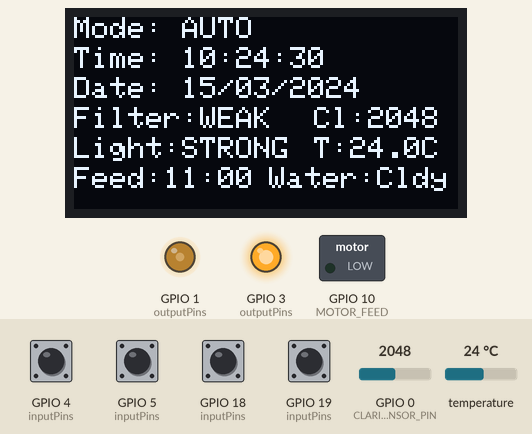
The sketch below on a simulated ESP32. Shown: 128×64 one-colour display, switched loads named in the sketch (green lamp = pin HIGH), output pins drawn as LEDs (lit = HIGH). Inputs (shaded band) come from the test bench; at power-on: GPIO 4 (inputPins), GPIO 5 (inputPins), GPIO 18 (inputPins), GPIO 19 (inputPins) HIGH, GPIO 0 (CLARITY_SENSOR_PIN) = 2048, temperature 24 °C. The local clock reads 2024-03-15 10:24:30 at power-on unless the sketch sets it; what the sketch prints to the serial monitor is not drawn.

Above: at 1.2 s.
1.3 s: GPIO 0 (CLARITY_SENSOR_PIN) set to 2962
At 4.5 s:
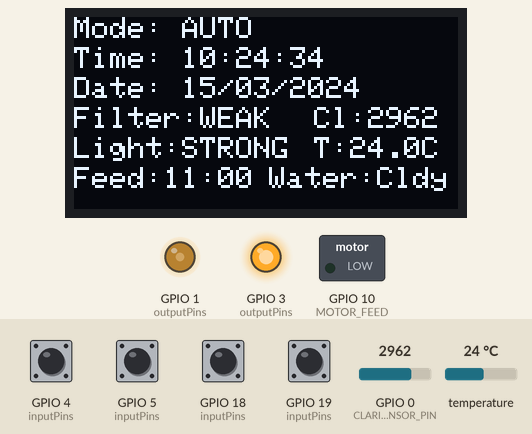
4.7 s: GPIO 0 (CLARITY_SENSOR_PIN) set to 3064
At 7.0 s:
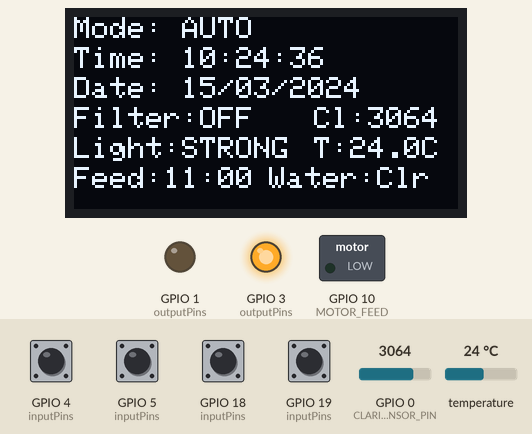
9.4 s: temperature set to 29.6 °C
At 11.5 s:
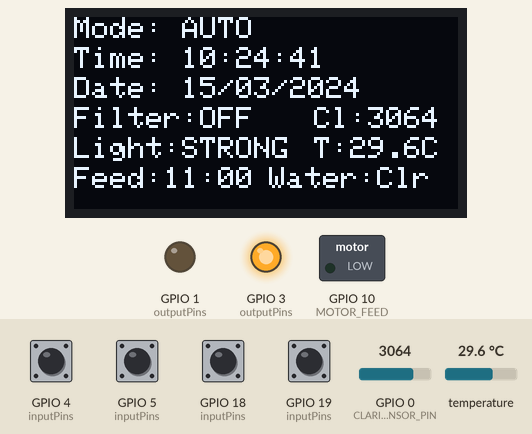
11.7 s: temperature set to 30.8 °C
At 13.5 s:
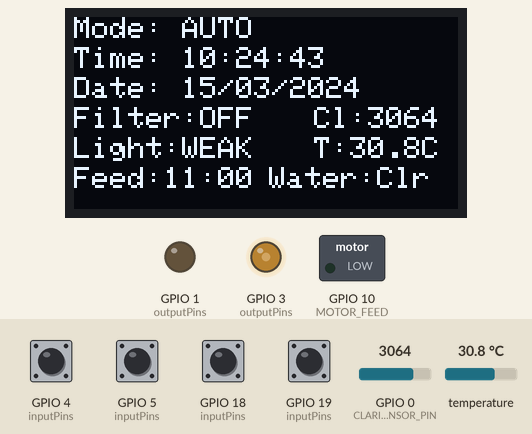
16.4 s: GPIO 19 (inputPins) pulled LOW for 1.55 s
At 19.0 s:
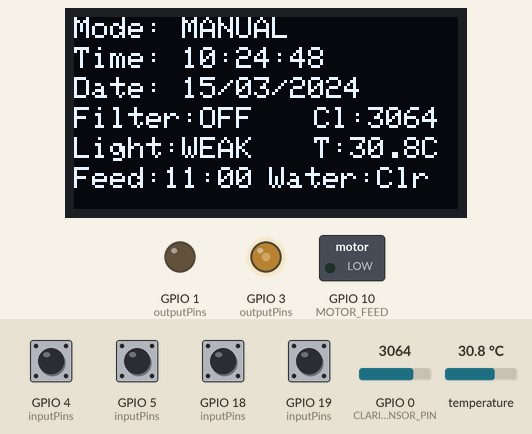
21.6 s: GPIO 5 (inputPins) pulled LOW for 1.55 s
At 23.1 s:
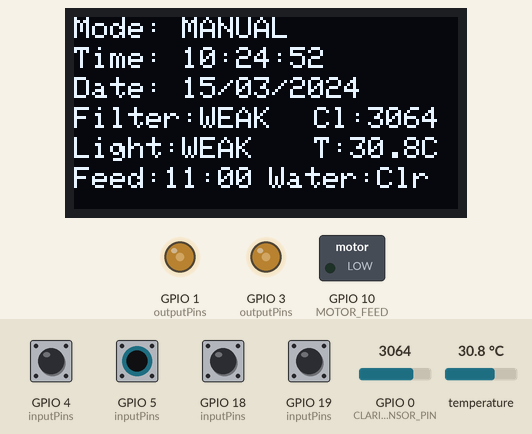
Timing chart, 0 to 24.6 s (numbered marks = the images above; inputs shaded):
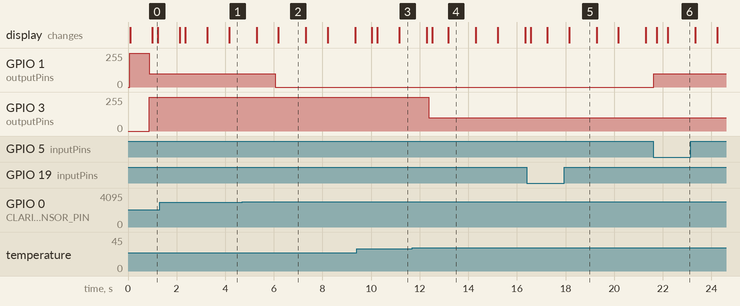

Measured:
- the behaviour switches between 3000 and 3001 on GPIO 0 (CLARITY_SENSOR_PIN) (found by bisection; images 1 and 2)
- the behaviour switches between 29.9 and 30 °C on temperature (found by bisection; images 3 and 4)
- after the input at 4.7 s, GPIO 1 (outputPins): 100/255 → 0/255 after 1.4 s; the display: first differs from a run without the input after 1.5 s (image 2)
- after the input at 11.7 s, GPIO 3 (outputPins): 255/255 → 100/255 after 0.68 s; the display: first differs from a run without the input after 0.81 s (image 4 shows a later state)
- after the input at 16.4 s, the display: first changes after 0.17 s (image 5 shows a later state)
- after the input at 21.6 s, GPIO 1 (outputPins): 0/255 → 100/255 at once; the display: first changes after 0.16 s (image 6 shows a later state)
- what the display in image 2 shows lasts 1.1 s, from 6.2 s to 7.3 s

The sketch:

main.ino
```cpp
#include <Wire.h>
#include <Adafruit_GFX.h>
#include <Adafruit_SH110X.h>
#include <RTClib.h>
#include <OneWire.h>
#include <DallasTemperature.h>
#include <freertos/FreeRTOS.h>
#include <freertos/task.h>
#include <freertos/queue.h>


const uint8_t BUTTON_MODE = 19;
const uint8_t BUTTON_FILTER = 5;
const uint8_t BUTTON_LIGHT = 4;
const uint8_t BUTTON_FEED = 18;
const uint8_t MOTOR_FILTER = 1;
const uint8_t MOTOR_LIGHT = 3;
const uint8_t MOTOR_FEED = 10;
const uint8_t TEMP_SENSOR_PIN = 2;
const uint8_t CLARITY_SENSOR_PIN = 0;

const uint8_t SCREEN_WIDTH = 128;
const uint8_t SCREEN_HEIGHT = 64;
const int8_t OLED_RESET = -1;
const uint8_t SDA_PIN = 6;
const uint8_t SCL_PIN = 7;

const uint8_t PWM_OFF = 0;
const uint8_t PWM_WEAK = 100;
const uint8_t PWM_AN = 25;
const uint8_t PWM_STRONG = 255;

const char* FEEDING_TIME = "11:00";
const uint32_t FEEDING_DURATION = 3000;
uint8_t lastFeedDay = 255;

const uint32_t DEBOUNCE_DELAY = 200;

const uint16_t CLARITY_CLEAN = 3000;
const uint16_t CLARITY_DIRTY = 2000;
const float TEMP_COOL = 30.0;
const float TEMP_WARM = 32.0;

TwoWire I2C = TwoWire(0);
Adafruit_SH1106G display(SCREEN_WIDTH, SCREEN_HEIGHT, &I2C, OLED_RESET);
RTC_DS3231 rtc;
OneWire oneWire(TEMP_SENSOR_PIN);
DallasTemperature tempSensor(&oneWire);

enum DeviceMode { AUTO, MANUAL };
enum DeviceState { OFF, WEAK, STRONG };
enum ButtonCommand { MODE_TOGGLE, FILTER_TOGGLE, LIGHT_TOGGLE, FEED_ACTIVATE };


struct SensorData {
  float temperature;
  uint16_t clarity;
};

struct AquariumState {
  DeviceMode mode = AUTO;
  DeviceState filter = OFF;
  DeviceState light = OFF;
  float temperature = 0.0;
  uint16_t clarity = 0;
  bool feedActive = false;
  DateTime time;
};

QueueHandle_t sensorQueue;
QueueHandle_t buttonQueue;
QueueHandle_t stateQueue;

AquariumState aquarium;

volatile uint32_t lastButtonTimes[4] = {0, 0, 0, 0};

void applyPWM(uint8_t pin, DeviceState state) {
  uint8_t pwmVal = (state == OFF) ? PWM_OFF : (state == WEAK) ? PWM_WEAK : PWM_STRONG;
  analogWrite(pin, pwmVal);
}

void IRAM_ATTR handleButtonInterrupt(void* arg) {
  uint8_t buttonIndex = (uint8_t)(uintptr_t)arg;
  uint32_t currentTime = millis();

  if (currentTime - lastButtonTimes[buttonIndex] > DEBOUNCE_DELAY) {
    ButtonCommand cmd;
    switch (buttonIndex) {
      case 0: cmd = MODE_TOGGLE; break;
      case 1: cmd = FILTER_TOGGLE; break;
      case 2: cmd = LIGHT_TOGGLE; break;
      case 3: cmd = FEED_ACTIVATE; break;
      default: return;
    }

    BaseType_t xHigherPriorityTaskWoken = pdFALSE;
    xQueueSendFromISR(buttonQueue, &cmd, &xHigherPriorityTaskWoken);
    lastButtonTimes[buttonIndex] = currentTime;

    if (xHigherPriorityTaskWoken) {
      portYIELD_FROM_ISR();
    }
  }
}

void SensorTask(void *pvParameters) {
  while (1) {
    SensorData data;
    data.clarity = analogRead(CLARITY_SENSOR_PIN);
    tempSensor.requestTemperatures();
    data.temperature = tempSensor.getTempCByIndex(0);

    xQueueSend(sensorQueue, &data, portMAX_DELAY);
    vTaskDelay(pdMS_TO_TICKS(500));
  }
}

void ControlTask(void *pvParameters) {
  SensorData sensorData;
  ButtonCommand buttonCmd;
  TickType_t feedStartTime = 0;
  bool feedInProgress = false;

  while (1) {

    aquarium.time = rtc.now();

    if (xQueueReceive(sensorQueue, &sensorData, 0)) {
      aquarium.temperature = sensorData.temperature;
      aquarium.clarity = sensorData.clarity;

      if (aquarium.mode == AUTO) {
        if (sensorData.temperature < TEMP_COOL) {
          aquarium.light = STRONG; // Nhiệt độ < 34°C
        } else if (sensorData.temperature >= TEMP_COOL && sensorData.temperature < TEMP_WARM) {
          aquarium.light = WEAK; // 34°C <= Nhiệt độ < 35°C
        } else {
          aquarium.light = OFF; // Nhiệt độ >= 35°C
        }
        applyPWM(MOTOR_LIGHT, aquarium.light);
      }
    }

    if (xQueueReceive(buttonQueue, &buttonCmd, 0)) {
      if (buttonCmd == MODE_TOGGLE) {
        aquarium.mode = (aquarium.mode == AUTO) ? MANUAL : AUTO;
      } else if (aquarium.mode == MANUAL) {
        if (buttonCmd == FILTER_TOGGLE) {
          aquarium.filter = static_cast<DeviceState>((aquarium.filter + 1) % 3);
          applyPWM(MOTOR_FILTER, aquarium.filter);
        } else if (buttonCmd == LIGHT_TOGGLE) {
          aquarium.light = static_cast<DeviceState>((aquarium.light + 1) % 3);
          applyPWM(MOTOR_LIGHT, aquarium.light);
        } else if (buttonCmd == FEED_ACTIVATE && !feedInProgress) {
          aquarium.feedActive = true;
          feedInProgress = true;
          feedStartTime = xTaskGetTickCount();
          analogWrite(MOTOR_FEED, PWM_AN);
        }
      }
    }

    if (aquarium.mode == AUTO) {
      if (aquarium.clarity > CLARITY_CLEAN) {
        aquarium.filter = OFF;
      } else if (aquarium.clarity > CLARITY_DIRTY) {
        aquarium.filter = WEAK;
      } else {
        aquarium.filter = STRONG;
      }
      applyPWM(MOTOR_FILTER, aquarium.filter);

      uint8_t feedHour, feedMinute;
      sscanf(FEEDING_TIME, "%hhu:%hhu", &feedHour, &feedMinute);
      if (aquarium.time.hour() == feedHour && aquarium.time.minute() == feedMinute &&
          aquarium.time.day() != lastFeedDay && !feedInProgress) {
        aquarium.feedActive = true;
        feedInProgress = true;
        feedStartTime = xTaskGetTickCount();
        applyPWM(MOTOR_FEED, WEAK);
        lastFeedDay = aquarium.time.day();
      }
    }

    if (feedInProgress && (xTaskGetTickCount() - feedStartTime) >= pdMS_TO_TICKS(FEEDING_DURATION)) {
      aquarium.feedActive = false;
      feedInProgress = false;
      applyPWM(MOTOR_FEED, OFF);
    }

    xQueueOverwrite(stateQueue, &aquarium);
    vTaskDelay(pdMS_TO_TICKS(100));
  }
}

void DisplayTask(void *pvParameters) {
  AquariumState state;
  while (1) {
    if (xQueuePeek(stateQueue, &state, portMAX_DELAY)) {
      display.clearDisplay();
      display.setTextColor(SH110X_WHITE);
      display.setTextSize(1);

      display.setCursor(0, 0);
      display.print("Mode: ");
      display.println(state.mode == AUTO ? "AUTO" : "MANUAL");

      display.setCursor(0, 10);
      display.printf("Time: %02d:%02d:%02d\n", state.time.hour(), state.time.minute(), state.time.second());
      display.setCursor(0, 20);
      display.printf("Date: %02d/%02d/%04d\n", state.time.day(), state.time.month(), state.time.year());

      display.setCursor(0, 30);
      display.print("Filter:");
      display.print(state.filter == OFF ? "OFF" : state.filter == WEAK ? "WEAK" : "STRONG");
      display.setCursor(80, 30);
      display.print("Cl:");
      display.print(state.clarity);

      display.setCursor(0, 40);
      display.print("Light:");
      display.print(state.light == OFF ? "OFF" : state.light == WEAK ? "WEAK" : "STRONG");
      display.setCursor(80, 40);
      display.print("T:");
      state.temperature < 0 ? display.print("Err") : display.print(state.temperature, 1);
      display.print("C");

      display.setCursor(0, 50);
      display.print("Feed:");
      display.print(FEEDING_TIME);
      display.setCursor(65, 50);
      display.print("Water:");
      if (state.clarity > CLARITY_CLEAN) {
        display.print("Clr");
      } else if (state.clarity > CLARITY_DIRTY) {
        display.print("Cldy");
      } else {
        display.print("Mrky");
      }

      display.display();
    }
    vTaskDelay(pdMS_TO_TICKS(200));
  }
}

void SerialPrintTask(void *pvParameters) {
  AquariumState state;
  while (1) {
    if (xQueuePeek(stateQueue, &state, portMAX_DELAY)) {
      Serial.printf("Mode: %s  Time: %02d:%02d:%02d  Date: %02d/%02d/%04d\n",
                    state.mode == AUTO ? "AUTO" : "MANUAL",
                    state.time.hour(), state.time.minute(), state.time.second(),
                    state.time.day(), state.time.month(), state.time.year());
      Serial.print("Temp: ");
      state.temperature < 0 ? Serial.print("Err") : Serial.print(state.temperature, 1);
      Serial.print("C  Clrt: ");
      Serial.print(state.clarity);
      Serial.print(" (");
      if (state.clarity > CLARITY_CLEAN) {
        Serial.print("Clr");
      } else if (state.clarity > CLARITY_DIRTY) {
        Serial.print("Cldy");
      } else {
        Serial.print("Mrky");
      }
      Serial.print(")  Filter: ");
      Serial.print(state.filter == OFF ? "OFF" : state.filter == WEAK ? "WEAK" : "STRONG");
      Serial.print("  Light: ");
      Serial.print(state.light == OFF ? "OFF" : state.light == WEAK ? "WEAK" : "STRONG");
      Serial.print("  Feed: ");
      Serial.println(state.feedActive ? "ON" : FEEDING_TIME);
    }
    vTaskDelay(pdMS_TO_TICKS(1000));
  }
}

void setup() {
  Serial.begin(115200);
  Serial.println("Smart Aquarium System (FreeRTOS with Interrupts)");

  uint8_t inputPins[] = {BUTTON_MODE, BUTTON_FILTER, BUTTON_LIGHT, BUTTON_FEED};
  uint8_t outputPins[] = {MOTOR_FILTER, MOTOR_LIGHT, MOTOR_FEED};
  for (auto pin : inputPins) pinMode(pin, INPUT_PULLUP);
  for (auto pin : outputPins) {
    pinMode(pin, OUTPUT);
    analogWrite(pin, PWM_OFF);
  }

  I2C.begin(SDA_PIN, SCL_PIN);

  if (!display.begin()) {
    Serial.println("Khởi tạo OLED thất bại!");
    while (1);
  }

  if (!rtc.begin(&I2C)) {
    Serial.println("Khởi tạo RTC thất bại!");
    while (1);
  }

  tempSensor.begin();
  Serial.print("Số cảm biến DS18B20: ");
  Serial.println(tempSensor.getDeviceCount());

  // khởi tạo ngày tháng năm giờ phút giây
  //rtc.adjust(DateTime(2025, 5, 29, 11, 26, 0));

  display.clearDisplay();
  display.setTextSize(1);
  display.display();

  sensorQueue = xQueueCreate(10, sizeof(SensorData));
  buttonQueue = xQueueCreate(10, sizeof(ButtonCommand));
  stateQueue = xQueueCreate(1, sizeof(AquariumState));

  attachInterruptArg(BUTTON_MODE, handleButtonInterrupt, (void*)0, FALLING);
  attachInterruptArg(BUTTON_FILTER, handleButtonInterrupt, (void*)1, FALLING);
  attachInterruptArg(BUTTON_LIGHT, handleButtonInterrupt, (void*)2, FALLING);
  attachInterruptArg(BUTTON_FEED, handleButtonInterrupt, (void*)3, FALLING);

  xTaskCreate(SensorTask, "SensorTask", 2048, NULL, 2, NULL);
  xTaskCreate(ControlTask, "ControlTask", 4096, NULL, 3, NULL);
  xTaskCreate(DisplayTask, "DisplayTask", 4096, NULL, 1, NULL);
  xTaskCreate(SerialPrintTask, "SerialPrintTask", 4096, NULL, 1, NULL);
}


void loop() {

}
```
